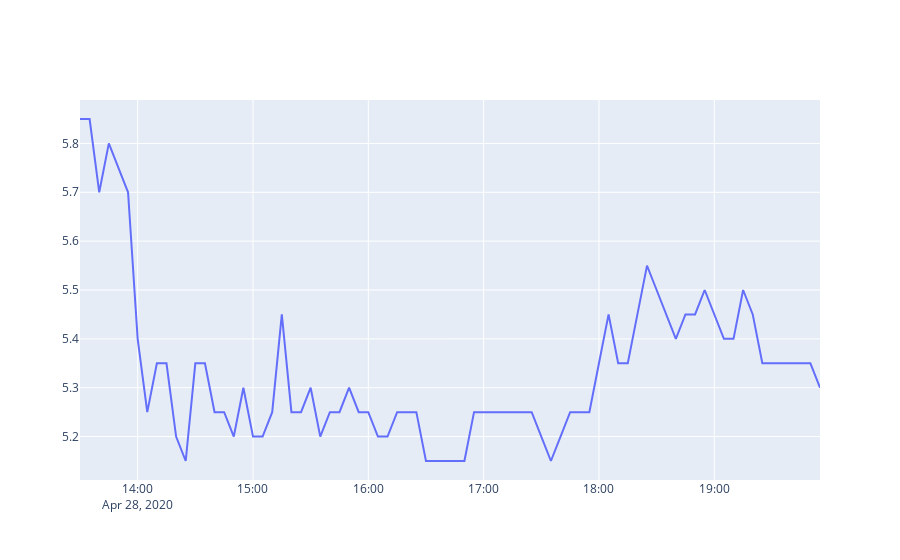

Here is the notebook cell this chart was saved with:
### Code cell
import plotly.graph_objs as go
import plotly.figure_factory.utils as utils

fig = go.Figure([go.Scatter(x=df['begins_at'], y=df['open_price'])])
fig.show()
